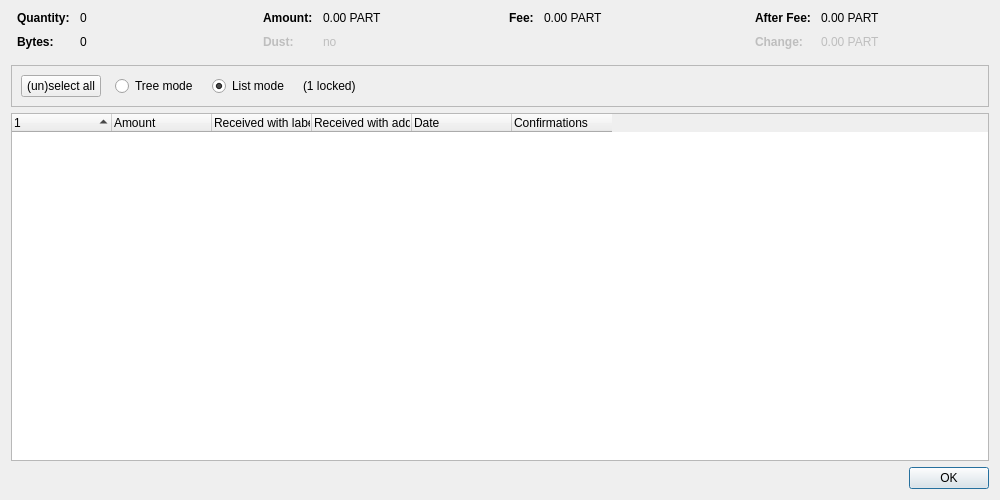
<?xml version="1.0" encoding="UTF-8"?>
<ui version="4.0">
 <class>CoinControlDialog</class>
 <widget class="QDialog" name="CoinControlDialog">
  <property name="geometry">
   <rect>
    <x>0</x>
    <y>0</y>
    <width>1000</width>
    <height>500</height>
   </rect>
  </property>
  <property name="windowTitle">
   <string>Coin Selection</string>
  </property>
  <layout class="QVBoxLayout" name="verticalLayout">
   <item>
    <layout class="QHBoxLayout" name="horizontalLayoutTop" stretch="0,0,0,0">
     <property name="topMargin">
      <number>0</number>
     </property>
     <property name="bottomMargin">
      <number>10</number>
     </property>
     <item>
      <layout class="QFormLayout" name="formLayoutCoinControl1">
       <property name="horizontalSpacing">
        <number>10</number>
       </property>
       <property name="verticalSpacing">
        <number>10</number>
       </property>
       <property name="leftMargin">
        <number>6</number>
       </property>
       <property name="rightMargin">
        <number>6</number>
       </property>
       <item row="0" column="0">
        <widget class="QLabel" name="labelCoinControlQuantityText">
         <property name="font">
          <font>
           <weight>75</weight>
           <bold>true</bold>
          </font>
         </property>
         <property name="text">
          <string>Quantity:</string>
         </property>
        </widget>
       </item>
       <item row="0" column="1">
        <widget class="QLabel" name="labelCoinControlQuantity">
         <property name="cursor">
          <cursorShape>IBeamCursor</cursorShape>
         </property>
         <property name="contextMenuPolicy">
          <enum>Qt::ActionsContextMenu</enum>
         </property>
         <property name="text">
          <string notr="true">0</string>
         </property>
         <property name="textInteractionFlags">
          <set>Qt::LinksAccessibleByMouse|Qt::TextSelectableByKeyboard|Qt::TextSelectableByMouse</set>
         </property>
        </widget>
       </item>
       <item row="1" column="0">
        <widget class="QLabel" name="labelCoinControlBytesText">
         <property name="font">
          <font>
           <weight>75</weight>
           <bold>true</bold>
          </font>
         </property>
         <property name="text">
          <string>Bytes:</string>
         </property>
        </widget>
       </item>
       <item row="1" column="1">
        <widget class="QLabel" name="labelCoinControlBytes">
         <property name="cursor">
          <cursorShape>IBeamCursor</cursorShape>
         </property>
         <property name="contextMenuPolicy">
          <enum>Qt::ActionsContextMenu</enum>
         </property>
         <property name="text">
          <string notr="true">0</string>
         </property>
         <property name="textInteractionFlags">
          <set>Qt::LinksAccessibleByMouse|Qt::TextSelectableByKeyboard|Qt::TextSelectableByMouse</set>
         </property>
        </widget>
       </item>
      </layout>
     </item>
     <item>
      <layout class="QFormLayout" name="formLayoutCoinControl2">
       <property name="horizontalSpacing">
        <number>10</number>
       </property>
       <property name="verticalSpacing">
        <number>10</number>
       </property>
       <property name="leftMargin">
        <number>6</number>
       </property>
       <property name="rightMargin">
        <number>6</number>
       </property>
       <item row="0" column="0">
        <widget class="QLabel" name="labelCoinControlAmountText">
         <property name="font">
          <font>
           <weight>75</weight>
           <bold>true</bold>
          </font>
         </property>
         <property name="text">
          <string>Amount:</string>
         </property>
        </widget>
       </item>
       <item row="0" column="1">
        <widget class="QLabel" name="labelCoinControlAmount">
         <property name="cursor">
          <cursorShape>IBeamCursor</cursorShape>
         </property>
         <property name="contextMenuPolicy">
          <enum>Qt::ActionsContextMenu</enum>
         </property>
         <property name="text">
          <string notr="true">0.00 PART</string>
         </property>
         <property name="textInteractionFlags">
          <set>Qt::LinksAccessibleByMouse|Qt::TextSelectableByKeyboard|Qt::TextSelectableByMouse</set>
         </property>
        </widget>
       </item>
       <item row="1" column="0">
        <widget class="QLabel" name="labelCoinControlLowOutputText">
         <property name="enabled">
          <bool>false</bool>
         </property>
         <property name="font">
          <font>
           <weight>75</weight>
           <bold>true</bold>
          </font>
         </property>
         <property name="text">
          <string>Dust:</string>
         </property>
        </widget>
       </item>
       <item row="1" column="1">
        <widget class="QLabel" name="labelCoinControlLowOutput">
         <property name="enabled">
          <bool>false</bool>
         </property>
         <property name="cursor">
          <cursorShape>IBeamCursor</cursorShape>
         </property>
         <property name="contextMenuPolicy">
          <enum>Qt::ActionsContextMenu</enum>
         </property>
         <property name="text">
          <string notr="true">no</string>
         </property>
         <property name="textInteractionFlags">
          <set>Qt::LinksAccessibleByMouse|Qt::TextSelectableByKeyboard|Qt::TextSelectableByMouse</set>
         </property>
        </widget>
       </item>
      </layout>
     </item>
     <item>
      <layout class="QFormLayout" name="formLayoutCoinControl3">
       <property name="horizontalSpacing">
        <number>10</number>
       </property>
       <property name="verticalSpacing">
        <number>10</number>
       </property>
       <property name="leftMargin">
        <number>6</number>
       </property>
       <property name="rightMargin">
        <number>6</number>
       </property>
       <item row="0" column="0">
        <widget class="QLabel" name="labelCoinControlFeeText">
         <property name="font">
          <font>
           <weight>75</weight>
           <bold>true</bold>
          </font>
         </property>
         <property name="text">
          <string>Fee:</string>
         </property>
        </widget>
       </item>
       <item row="0" column="1">
        <widget class="QLabel" name="labelCoinControlFee">
         <property name="cursor">
          <cursorShape>IBeamCursor</cursorShape>
         </property>
         <property name="contextMenuPolicy">
          <enum>Qt::ActionsContextMenu</enum>
         </property>
         <property name="text">
          <string notr="true">0.00 PART</string>
         </property>
         <property name="textInteractionFlags">
          <set>Qt::LinksAccessibleByMouse|Qt::TextSelectableByKeyboard|Qt::TextSelectableByMouse</set>
         </property>
        </widget>
       </item>
      </layout>
     </item>
     <item>
      <layout class="QFormLayout" name="formLayoutCoinControl4">
       <property name="horizontalSpacing">
        <number>10</number>
       </property>
       <property name="verticalSpacing">
        <number>10</number>
       </property>
       <property name="leftMargin">
        <number>6</number>
       </property>
       <property name="rightMargin">
        <number>6</number>
       </property>
       <item row="0" column="0">
        <widget class="QLabel" name="labelCoinControlAfterFeeText">
         <property name="font">
          <font>
           <weight>75</weight>
           <bold>true</bold>
          </font>
         </property>
         <property name="text">
          <string>After Fee:</string>
         </property>
        </widget>
       </item>
       <item row="0" column="1">
        <widget class="QLabel" name="labelCoinControlAfterFee">
         <property name="cursor">
          <cursorShape>IBeamCursor</cursorShape>
         </property>
         <property name="contextMenuPolicy">
          <enum>Qt::ActionsContextMenu</enum>
         </property>
         <property name="text">
          <string notr="true">0.00 PART</string>
         </property>
         <property name="textInteractionFlags">
          <set>Qt::LinksAccessibleByMouse|Qt::TextSelectableByKeyboard|Qt::TextSelectableByMouse</set>
         </property>
        </widget>
       </item>
       <item row="1" column="0">
        <widget class="QLabel" name="labelCoinControlChangeText">
         <property name="enabled">
          <bool>false</bool>
         </property>
         <property name="font">
          <font>
           <weight>75</weight>
           <bold>true</bold>
          </font>
         </property>
         <property name="text">
          <string>Change:</string>
         </property>
        </widget>
       </item>
       <item row="1" column="1">
        <widget class="QLabel" name="labelCoinControlChange">
         <property name="enabled">
          <bool>false</bool>
         </property>
         <property name="cursor">
          <cursorShape>IBeamCursor</cursorShape>
         </property>
         <property name="contextMenuPolicy">
          <enum>Qt::ActionsContextMenu</enum>
         </property>
         <property name="text">
          <string notr="true">0.00 PART</string>
         </property>
         <property name="textInteractionFlags">
          <set>Qt::LinksAccessibleByMouse|Qt::TextSelectableByKeyboard|Qt::TextSelectableByMouse</set>
         </property>
        </widget>
       </item>
      </layout>
     </item>
    </layout>
   </item>
   <item>
    <widget class="QFrame" name="frame">
     <property name="minimumSize">
      <size>
       <width>0</width>
       <height>40</height>
      </size>
     </property>
     <property name="frameShape">
      <enum>QFrame::StyledPanel</enum>
     </property>
     <property name="frameShadow">
      <enum>QFrame::Sunken</enum>
     </property>
     <layout class="QHBoxLayout" name="horizontalLayout">
      <item>
       <layout class="QHBoxLayout" name="horizontalLayoutPanel" stretch="0,0,0,0,0">
        <property name="spacing">
         <number>14</number>
        </property>
        <item>
         <widget class="QPushButton" name="pushButtonSelectAll">
          <property name="sizePolicy">
           <sizepolicy hsizetype="Maximum" vsizetype="Fixed">
            <horstretch>0</horstretch>
            <verstretch>0</verstretch>
           </sizepolicy>
          </property>
          <property name="text">
           <string>(un)select all</string>
          </property>
          <property name="autoDefault">
           <bool>false</bool>
          </property>
         </widget>
        </item>
        <item>
         <widget class="QRadioButton" name="radioTreeMode">
          <property name="sizePolicy">
           <sizepolicy hsizetype="Maximum" vsizetype="Fixed">
            <horstretch>0</horstretch>
            <verstretch>0</verstretch>
           </sizepolicy>
          </property>
          <property name="text">
           <string>Tree mode</string>
          </property>
         </widget>
        </item>
        <item>
         <widget class="QRadioButton" name="radioListMode">
          <property name="sizePolicy">
           <sizepolicy hsizetype="Maximum" vsizetype="Fixed">
            <horstretch>0</horstretch>
            <verstretch>0</verstretch>
           </sizepolicy>
          </property>
          <property name="text">
           <string>List mode</string>
          </property>
          <property name="checked">
           <bool>true</bool>
          </property>
         </widget>
        </item>
        <item>
         <widget class="QLabel" name="labelLocked">
          <property name="text">
           <string notr="true">(1 locked)</string>
          </property>
         </widget>
        </item>
        <item>
         <spacer name="horizontalSpacer">
          <property name="orientation">
           <enum>Qt::Horizontal</enum>
          </property>
          <property name="sizeHint" stdset="0">
           <size>
            <width>40</width>
            <height>20</height>
           </size>
          </property>
         </spacer>
        </item>
       </layout>
      </item>
     </layout>
    </widget>
   </item>
   <item>
    <widget class="CoinControlTreeWidget" name="treeWidget">
     <property name="contextMenuPolicy">
      <enum>Qt::CustomContextMenu</enum>
     </property>
     <property name="sortingEnabled">
      <bool>false</bool>
     </property>
     <property name="columnCount">
      <number>6</number>
     </property>
     <attribute name="headerShowSortIndicator" stdset="0">
      <bool>true</bool>
     </attribute>
     <attribute name="headerStretchLastSection">
      <bool>false</bool>
     </attribute>
     <column>
      <property name="text">
       <string/>
      </property>
     </column>
     <column>
      <property name="text">
       <string>Amount</string>
      </property>
     </column>
     <column>
      <property name="text">
       <string>Received with label</string>
      </property>
     </column>
     <column>
      <property name="text">
       <string>Received with address</string>
      </property>
     </column>
     <column>
      <property name="text">
       <string>Date</string>
      </property>
     </column>
     <column>
      <property name="text">
       <string>Confirmations</string>
      </property>
      <property name="toolTip">
       <string>Confirmed</string>
      </property>
     </column>
     <column>
      <property name="text">
       <string/>
      </property>
     </column>
     <column>
      <property name="text">
       <string/>
      </property>
     </column>
     <column>
      <property name="text">
       <string/>
      </property>
     </column>
     <column>
      <property name="text">
       <string/>
      </property>
     </column>
    </widget>
   </item>
   <item>
    <widget class="QDialogButtonBox" name="buttonBox">
     <property name="orientation">
      <enum>Qt::Horizontal</enum>
     </property>
     <property name="standardButtons">
      <set>QDialogButtonBox::Ok</set>
     </property>
    </widget>
   </item>
  </layout>
 </widget>
 <customwidgets>
  <customwidget>
   <class>CoinControlTreeWidget</class>
   <extends>QTreeWidget</extends>
   <header>qt/coincontroltreewidget.h</header>
  </customwidget>
 </customwidgets>
 <resources/>
 <connections/>
</ui>
